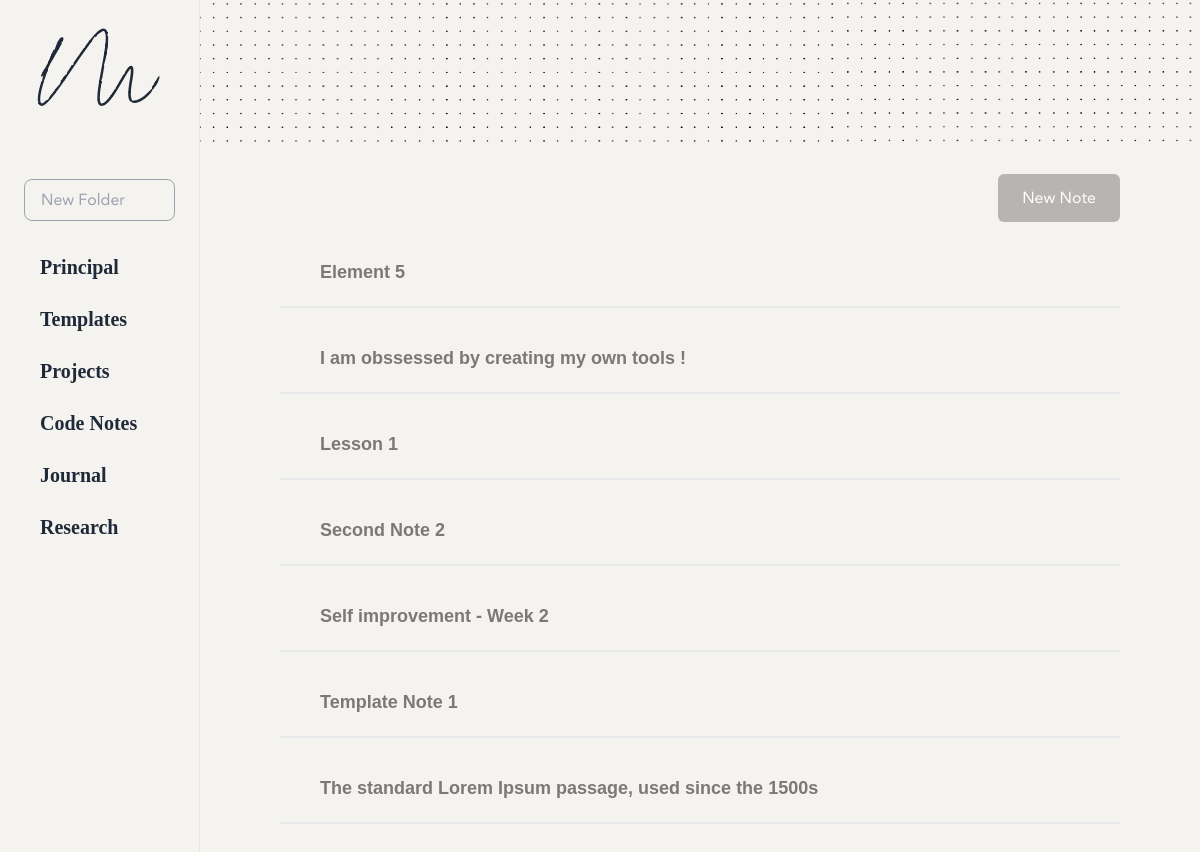
Before: / with the older database file.
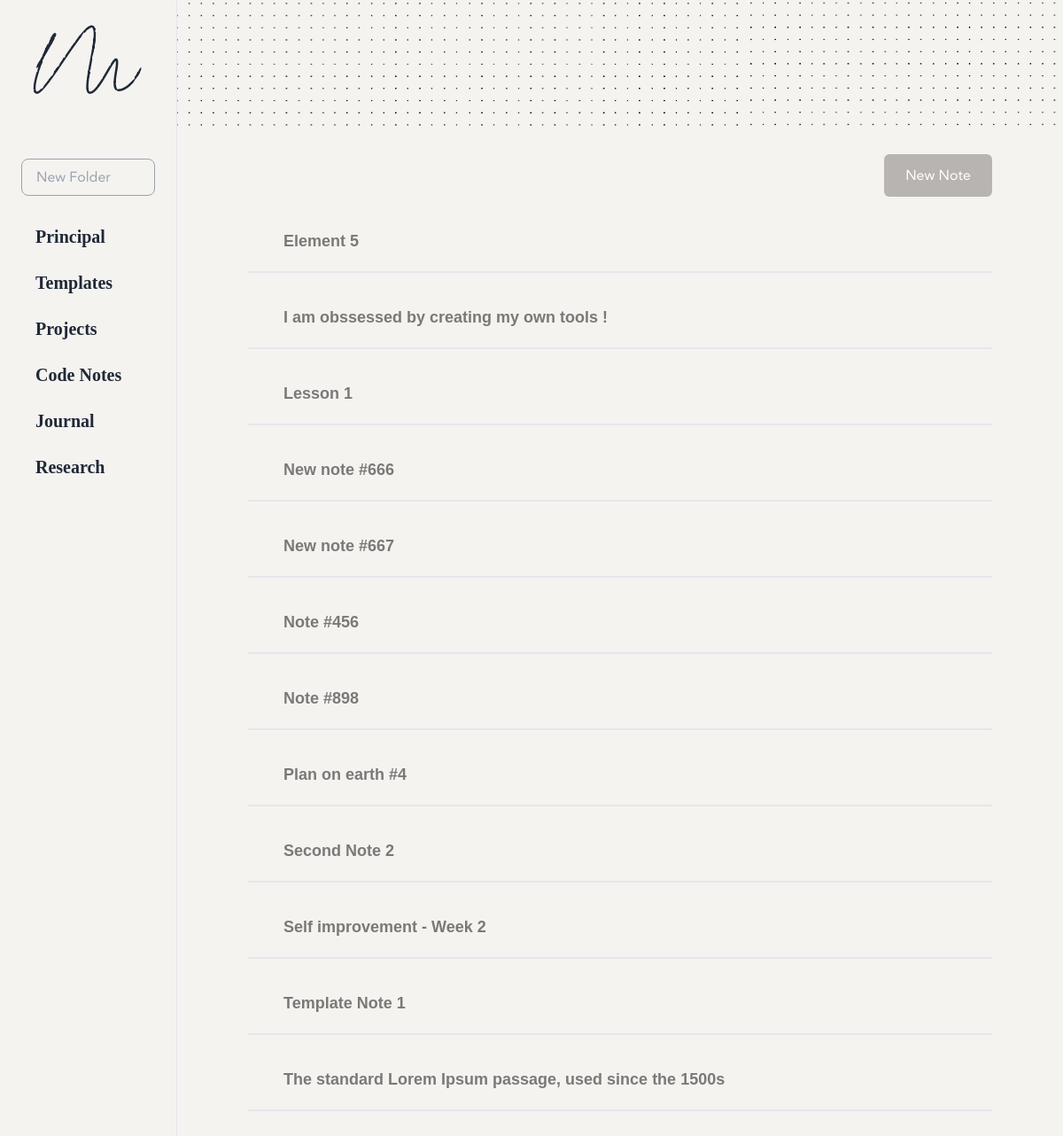
After: the same page with the newer database file.
### tables this page shows
CREATE TABLE folders (
            id INTEGER PRIMARY KEY AUTOINCREMENT,
            name TEXT UNIQUE
        );

CREATE TABLE notes (
            id INTEGER PRIMARY KEY AUTOINCREMENT,
            title TEXT UNIQUE,
            filename TEXT
        , folder_id INTEGER DEFAULT 1, subtitle TEXT);

### app.py (the view)
@app.route('/')
def index():
    with sqlite3.connect(DB_FILE) as conn:
        c = conn.cursor()
        c.execute("SELECT id, name FROM folders")
        folders = c.fetchall()
        c.execute("SELECT id, title FROM notes")
        notes = c.fetchall()
    return render_template('index.html', notes=notes, folders=folders)

### templates/index.html (shortened to what this page needs)
<!DOCTYPE html>
<html>
  <head>
    <link
      href="https://cdn.jsdelivr.net/npm/tailwindcss@2.2.19/dist/tailwind.min.css"
      rel="stylesheet"
    />
    <link
      href="/static/styles.css"
      rel="stylesheet"
    />
  </head>
  <body class=" bg-custom-color text-gray-800">
    <div class="min-h-screen flex">
      <div class="w-1/6  py-10 border-r  ">
        <div class="flex flex-col items-center">
          <span class="logo mb-14">M</span>
          <form
            action="{{ url_for('add_folder') }}"
            method="post"
            class="relative flex p-2 mb-4 bg-custom-color w-full"
          >
            <div class="relative w-full px-4">
              <input
                type="text"
                name="name"
                placeholder="New Folder"
                required
                class="w-full font-janna p-2 pl-4 pr-10 bg-custom-color focus:outline-none border-gray-400  border rounded-lg"
              />
            </div>
          </form>
        </div>
        <div class="ml-4">
          <ul
            class="gap-2"
            id="folderList"
          >
            {% for folder in folders %}
            <li
              class="group flex mb-3 justify-between items-center py-1 px-2 mr-2 rounded-md cursor-pointer transition-all duration-200 bg-custom-slidebar"
              data-folder-id="{{ folder[0] }}"
              onclick="setActiveFolder(this, '{{ folder[0] }}')"
            >
              <span
                class="font-garamond text-xl font-bold mt-1 ml-4 folder-name"
              >
                {{ folder[1][:25] ~ '...' if folder[1]|length > 28 else
                folder[1] }}
              </span>
            </li>
            {% endfor %}
          </ul>
        </div>
      </div>
      <div class="flex-1   pb-20  flex flex-col bg-[#f1f1ef]">
        <div class="cover-image mb-6"></div>
        <div class="px-20">
          <div class="flex flex-row justify-end">
            <button
              onclick="openNotePopup()"
              class="bg-custom-color2 font-janna text-white px-6 py-3 rounded-md mb-4"
            >
              New Note
            </button>
          </div>
          <ul
            class="notes-list space-y-4 flex-grow overflow-y-auto"
            id="notesList"
          >
            {% for note in notes %}
            <li
              class="px-6 py-5 border-b-2 text-black text-opacity-50 bg-custom-slidebar cursor-pointer flex justify-between items-center transition-all duration-200 hover:rounded-md"
            >
              <a
                href="{{ url_for('view_note', note_id=note[0]) }}"
                class="w-4/5"
              >
                <span class="ml-4 font-futurabkbt text-lg font-bold">
                  {{ note[1] }}
                </span>
              </a>
            </li>
            {% endfor %}
          </ul>
        </div>
      </div>
    </div>
  </body>
</html>

### static/styles.css (style rules this page uses)
.font-janna { font-family: "Janna", sans-serif; }
.font-garamond { font-family: "Garamond", serif; }
.font-futurabkbt { font-family: "FuturaBkBt", sans-serif; }
.logo { font-family: "Lovtony", sans-serif; font-size: 50px; font-weight: bold; }
.bg-custom-slidebar { background-color: #f5f3f0; transition: background-color 0.3s ease-in-out; }
.bg-custom-color { background-color: #f5f3f0; }
.bg-custom-color2 { background-color: #b7b4b1; }
.cover-image { width: 100%; height: 150px; background-image: url("/static/img/cover.png"); background-size: cover; background-position: center; border-radius: 10px; }

Changed rows visible on the page:
added notes: title "New note #666"
added notes: title "New note #667"
added notes: title "Note #456"
added notes: title "Note #898"
added notes: title "Plan on earth #4"
